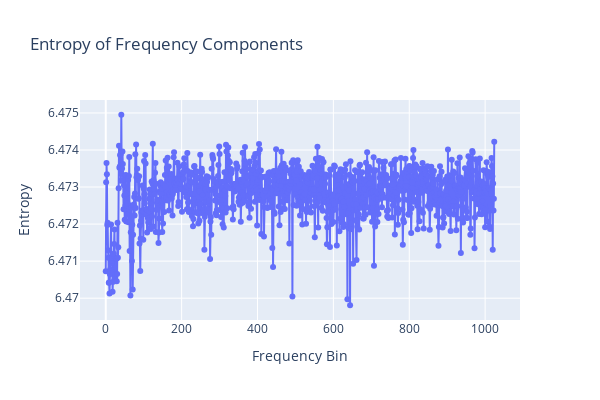

Source (notebook cell):
### Code cell
# calculate entropy of each frequency component over time
entropies = []
for i in range(Sxx.shape[0]):
    p = Sxx[i, :] / np.sum(Sxx[i, :])
    p = p[p > 0]
    entropy = -np.sum(p * np.log2(p))
    entropies.append(entropy)
entropies = np.array(entropies)

# plot entropies
fig = go.Figure()
fig.add_trace(go.Scatter(y=entropies, mode='markers+lines', name='Entropy'))
fig.update_layout(title="Entropy of Frequency Components", xaxis_title="Frequency Bin", yaxis_title="Entropy", height=400, width=600)
fig.show()

### Figure 1 — Plotly figure (JSON) as saved in the notebook; plotly's stock layout.template omitted (floating-point values rounded to 4 significant figures; data arrays with more than 128 entries replaced by an {"elided": "..."} marker saying what was removed)
{"data": [{"mode": "markers+lines", "name": "Entropy", "type": "scatter", "y": {"elided": "1025 float values"}}], "layout": {"height": 400, "title": {"text": "Entropy of Frequency Components"}, "width": 600, "xaxis": {"title": {"text": "Frequency Bin"}}, "yaxis": {"title": {"text": "Entropy"}}}}
